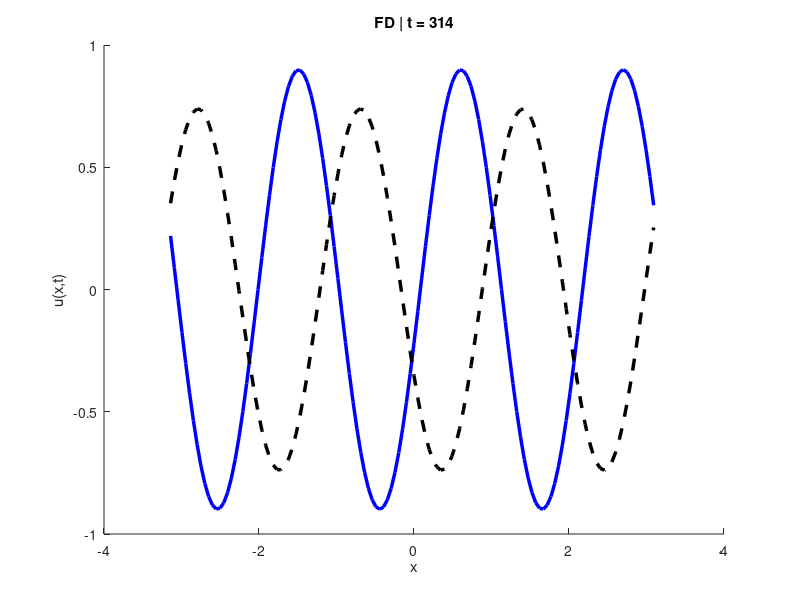

Write MATLAB code to recreate this figure. (Note: this script raises an error after producing the figure.)
clear all; close all; clc;

plot_time = 314;

function str = formatThousands(num)
    str = num2str(round(num), '%d');
    str = regexprep(str, '(\d)(?=(\d{3})+$)', '$1 ');
end

N = 128;
I = 2*pi;
L = I/N;

k1 = 5;
k2 = 50;
m1 = ones(1,N);
m2 = 0.1*ones(1,N);

x = I/N * (-N/2 : N/2-1)';

k_wave = 3;

u0 = sin(k_wave * x);
v0 = -k_wave * cos(k_wave * x);
a0 = zeros(N,1);      

%% initial conditions
y0_exact = [u0; a0];                
ydot0     = [v0; zeros(N,1)];      

tspan = linspace(0, 20, 500);

%% FD
A_fd = toeplitz([-2 1 zeros(1,N-3) 1]) / L^2;
D1 = diag(1./m1); D2 = diag(1./m2);
M_fd = [k1*D1*A_fd, D1; -k2*k1*D1*A_fd, -k2*(D2+D1)];
[V_fd, D_fd] = eig(full(M_fd));
lambda_fd = diag(D_fd);
omega_fd = sqrt(-lambda_fd + 1e-12i);
coeff_cos_fd = V_fd \ y0_exact;
coeff_sin_fd = (V_fd \ ydot0) ./ omega_fd;
u_fd_exact = @(t) real(V_fd(1:N,:) * (coeff_cos_fd .* cos(omega_fd*t) + coeff_sin_fd .* sin(omega_fd*t)));

%% Numerov
M_num = spdiags(ones(N,1)*[1 10 1], -1:1, N, N); 
M_num(1,N)=1; M_num(N,1)=1;
K_num = spdiags(ones(N,1)*[1 -2 1], -1:1, N, N); 
K_num(1,N)=1; K_num(N,1)=1;
A_num = (12/L^2) * (M_num \ K_num);
D1 = diag(1./m1); D2 = diag(1./m2);
M_num_full = [k1*D1*A_num, D1; -k2*k1*D1*A_num, -k2*(D2+D1)];
[V_num, D_num] = eig(full(M_num_full));
lambda_num = diag(D_num);
omega_num = sqrt(-lambda_num + 1e-12i);
coeff_cos_num = V_num \ y0_exact;
coeff_sin_num = (V_num \ ydot0) ./ omega_num;
u_num_exact = @(t) real(V_num(1:N,:) * (coeff_cos_num .* cos(omega_num*t) + coeff_sin_num .* sin(omega_num*t)));

%% DFT
k_vec = (2*pi/I) * [0:(N/2-1), -N/2:-1]';
Lambda = diag(-k_vec.^2);
F = fft(eye(N));
A_dft = ifft(Lambda * F);
A_dft = real(A_dft);
D1 = diag(1./m1); D2 = diag(1./m2);
M_dft = [k1*D1*A_dft, D1; -k2*k1*D1*A_dft, -k2*(D2+D1)];
[V_dft, D_dft] = eig(full(M_dft));
lambda_dft = diag(D_dft);
omega_dft = sqrt(-lambda_dft + 1e-12i);
coeff_cos_dft = V_dft \ y0_exact;
coeff_sin_dft = (V_dft \ ydot0) ./ omega_dft;
u_dft_exact = @(t) real(V_dft(1:N,:) * (coeff_cos_dft .* cos(omega_dft*t) + coeff_sin_dft .* sin(omega_dft*t)));

%% Exact
mu1 = m1(1);
mu2 = m2(1);
kappa = k_wave;
A_op = -kappa^2;
Mat = [k1/mu1 * A_op,          1/mu1;
       -k2*k1/mu1 * A_op,     -k2*(1/mu1 + 1/mu2)];

[V_mat, D_mat] = eig(Mat);
lambdas = diag(D_mat);
omegas = real(sqrt(-real(lambdas)));
[omegas, sort_idx] = sort(omegas);
V_mat = V_mat(:, sort_idx);
omega1 = omegas(1);
omega2 = omegas(2);
v1 = V_mat(:,1);
v2 = V_mat(:,2);

y0_sin = [1; 0];
dot0_sin = [0; 0];
C_sin = V_mat \ y0_sin;
B_sin = (V_mat \ dot0_sin) ./ omegas;

y0_cos = [0; 0];
dot0_cos = [-kappa; 0];
C_cos = V_mat \ y0_cos;
B_cos = (V_mat \ dot0_cos) ./ omegas;

u_sin_c1 = C_sin(1) * v1(1);
u_sin_c2 = C_sin(2) * v2(1);
u_cos_b1 = B_cos(1) * v1(1);
u_cos_b2 = B_cos(2) * v2(1);

u_exact_fun = @(t, x) (u_sin_c1 * cos(omega1*t) + u_sin_c2 * cos(omega2*t)) .* sin(kappa * x) + (u_cos_b1 * sin(omega1*t) + u_cos_b2 * sin(omega2*t)) .* cos(kappa * x);

%% === PostScript Image ===
figure('Position',[80 80 1480 760],'Color','white');
hold on;

plot(x, u_fd_exact(plot_time),   'b-', 'LineWidth',2.5, 'DisplayName','FD');
%plot(x, u_num_exact(plot_time),  'r-', 'LineWidth',2.5, 'DisplayName','Numerov');
%plot(x, u_dft_exact(plot_time),  'm-', 'LineWidth',2.5, 'DisplayName','DFT');
plot(x, u_exact_fun(plot_time, x), 'k--', 'LineWidth',2.5, 'DisplayName','Exact');

xlabel('x');
ylabel('u(x,t)');
title(sprintf('FD | t = %s', formatThousands(plot_time)));

ax = gca;
ax.XTick = -pi : pi/2 : pi;
ax.XTickLabel = {'-\pi', '-\pi/2', '0', '\pi/2', '\pi'};
ax.YTick = -1 : 0.5 : 1;
ax.YTickLabel = {'-1', '-1/2','0', '1/2', '1'};

ax.FontSize = 25;
ax.LineWidth = 1.2;


ylim([-1 1]);
xlim([-pi pi]);
grid on;
%legend('Location','northwest','FontSize',20);

print('-depsc2', '-r300', 'one_periodic_meta_FD.eps');

%% Video
video_filename = fullfile('videos', 'one_periodic_meta.avi');
vid = VideoWriter(video_filename, 'Uncompressed AVI');
vid.FrameRate = 10;
open(vid);

figure('Position',[80 80 1480 760],'Color','white');

for i = 1:length(tspan)
    t = tspan(i);
    
    clf; hold on;
    plot(x, u_fd_exact(t),   'b-', 'LineWidth',2.5, 'DisplayName','FD');
    %plot(x, u_num_exact(t),  'r-', 'LineWidth',2.5, 'DisplayName','Numerov ');
    %plot(x, u_dft_exact(t),  'm-', 'LineWidth',2.5, 'DisplayName','DFT ');
    plot(x, u_exact_fun(t, x), 'k--', 'LineWidth',2.5, 'DisplayName','Exact');
    
    xlabel('x');
    ylabel('u(x,t)');
    title(sprintf('FD | t = %s', formatThousands(t)));

    ax = gca;
    ax.XTick = -pi : pi/2 : pi;
    ax.XTickLabel = {'-\pi', '-\pi/2', '0', '\pi/2', '\pi'};
    ax.YTick = -1 : 0.5 : 1;
    ax.YTickLabel = {'-1', '-1/2','0', '1/2', '1'};
    
    ax.FontSize = 25;
    ax.LineWidth = 1.2;

    ylim([-1 1]);
    xlim([-pi pi]);
    grid on;
    %legend('Location','northwest','FontSize',18);
    hold off;
    
    frame = getframe(gcf);
    writeVideo(vid, frame);
end

close(vid);
